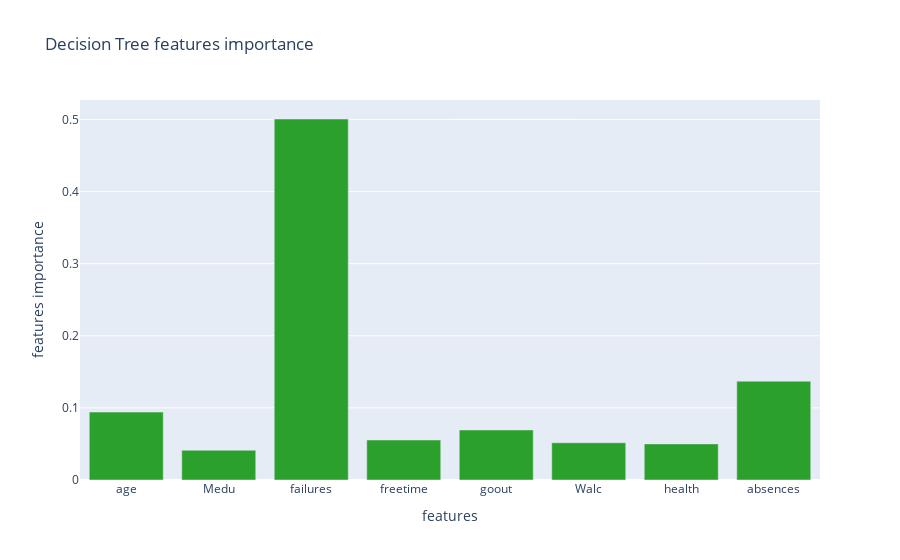

This figure's notebook cell:
### Markdown cell above
Compared to tests done previously and not reported, the feature selection has undoubtedly given benefits, this shows that most of the features present in the initial dataset, were nothing but noise as far as our results are concerned.
As we can see from the confusion matrix the model tends to predict the samples as belonging to class 1, so to a sufficient grade, this because they are in a much larger number and then the model has moved in this direction, in fact among the parameters chosen we can observe two things.

The first is that the penalty used is l2, which never completely zeros the coefficients of a predictor, a sign that all those chosen have at least a slight influence on the result.

The second is the class_weight that has been put to None, this is obvious because the model tending to predict the result as sufficient, benefits from the fact that both classes have the same weight. In fact, if balanced was used, as I did in some runs, the result could be even 10 percentage points lower because the errors on the samples in the minority (those of insufficient grades) would be more considered.



### Decision Tree 

The **Decision Tree** is a prediction algorithm used both for regression and classification, in our case we will use it for the latter. In the construction of a Decision Tree we divide the space where the samples reside in various regions, these splits are made on the value of a predictor for each split, trying to minimize the RSS, if we are talking about regression, or classification error rate, in case of classification.
We continue to make splits until the leaves (terminal nodes) have less than a minimum number of samples decided a priori. 
Then when a new sample arrives to assign a class you follow the split rules and once assigned to a given leaf you give it the most common label inside it. 

Since the classification error rate is not sensitive enough for tree growing, two other measures are used, Gini index and cross-entropy.

Gini index represents a measure of the total variance across k classes, it indicates the purity of a node and therefore a small value indicates that in that given node there are mainly samples of only one class, its formula is:

$$G = \sum_{k=1}^K \hat{p}_{mk}(1-\hat{p}_{mk})$$

Cross-entropy is an alternative to Gini and also indicates the purity of the node, its formula is:

$$D = -\sum_{k=1}^K \hat{p}_{mk} log \hat{p}_{mk}$$

The parameters on which the tuning will be performed are:

+ **max_depth** : default=None
        The maximum depth of the tree. 
        value = from 10 to 100, step =10


+ **criterion** :  default='gini'
        The function to measure the quality of a split, 'gini' for the Gini impurity (uses Gini index) and 'entropy' for    the information gain (uses cross-entropy).
        value = ('gini', 'entropy')


+ **min_samples_split** : default=2
        The minimum number of samples required to split an internal node.
        value = from 5 to 50, step =5

### Code cell
def DecT(data, label):
    
    y_data = data.loc[:,['G3']]
    x_data = data.loc[:, data.columns != 'G3']
    
    x_train, x_test, y_train, y_test = train_test_split(x_data, y_data, test_size=0.2, random_state=42)

    clf = DecisionTreeClassifier()
    
    #path = clf.cost_complexity_pruning_path(X_train, y_train)
    #ccp_alphas, impurities = path.ccp_alphas, path.impurities
    
    parameters = {
    'max_depth': range(10, 100, 10),
    #'max_features': ['sqrt', 'log2', 'auto', None], # just sqrt is used because values of log2 and sqrt are very similar for our number of features (10-19)
    'criterion': ['gini', 'entropy'],
    'min_samples_split': range(5,50,5)
    }
    
    
    #gs = GridSearchCV(clf, parameters, cv=10, scoring='f1' )
    gs = GridSearchCV(clf, parameters, cv=10 )
    
    gs.fit(x_train, y_train.values.ravel())
    
    y_pred = gs.predict(x_test)
    
    #print('The accuracy of Decision Tree model is %.5f' %gs.score(x_test, y_test))
    print('Best accuracy score obtained with cross-validation is: %.4f  (+/- %.4f)  obtained with params: %r' %(gs.best_score_, gs.cv_results_['std_test_score'][gs.best_index_] *2, gs.best_params_ ))
    print()
    print(classification_report(y_test, y_pred))
    
    print()
       
    means = gs.cv_results_['mean_test_score']
    stds = gs.cv_results_['std_test_score']
    for mean, std, params in zip(means, stds, gs.cv_results_['params']):
        if (mean > 0.91):
            print("%0.3f (+/-%0.03f) for %r"
              % (mean, std * 2, params))
    print()
    
    
    best_estimators[label] = gs.best_estimator_
    
    value_comparison_w['accuracy'].append(round(accuracy_score(y_test, y_pred), 3))
    value_comparison_w['precision'].append(round(precision_score(y_test, y_pred, average='weighted'), 3))
    value_comparison_w['recall'].append(round(recall_score(y_test, y_pred, average='weighted'),3))
    value_comparison_w['f1'].append(round(f1_score(y_test, y_pred, average='weighted'), 3))
    
    value_comparison_macro['accuracy'].append(round(accuracy_score(y_test, y_pred), 3))
    value_comparison_macro['precision'].append(round(precision_score(y_test, y_pred, average='macro'), 3))
    value_comparison_macro['recall'].append(round(recall_score(y_test, y_pred, average='macro'),3))
    value_comparison_macro['f1'].append(round(f1_score(y_test, y_pred, average='macro'), 3))
    

    disp = plot_confusion_matrix(gs, x_test, y_test, cmap=plt.cm.YlOrRd, values_format = 'g')
    disp.ax_.set_title('Confusion Matrix')
    
    plt.show()
    
    
    x_features=[]
    y_features = []
    for x,y in zip(x_train.columns, gs.best_estimator_.feature_importances_):
        if (y>0.0):
            x_features.append(x)
            y_features.append(y)
            
    
    fig = go.Figure()

    fig.add_trace(go.Bar(x=x_features, y=y_features,
                    marker_color=colors[2],
                    name='features importance'
                    ))
    fig.update_layout(
        yaxis_title = 'features importance',
        xaxis_title = 'features',
        title = 'Decision Tree features importance'
    )
    fig.show()
    
#DecT(dataNoValutation, 'dt-noVal')

DecT(finalData, 'dt-final')

### Figure 1 — Plotly figure (JSON) as saved in the notebook; plotly's stock layout.template omitted (floating-point values rounded to 4 significant figures)
{"data": [{"marker": {"color": "rgb(44, 160, 44)"}, "name": "features importance", "type": "bar", "x": ["age", "Medu", "failures", "freetime", "goout", "Walc", "health", "absences"], "y": [0.0942, 0.04127, 0.5007, 0.05553, 0.06944, 0.05168, 0.0501, 0.1371]}], "layout": {"title": {"text": "Decision Tree features importance"}, "xaxis": {"title": {"text": "features"}}, "yaxis": {"title": {"text": "features importance"}}}}
